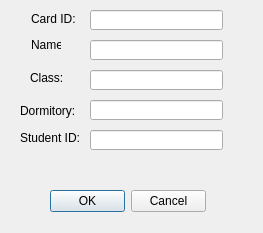
<?xml version="1.0" encoding="UTF-8"?>
<ui version="4.0">
 <class>UserEditDialog</class>
 <widget class="QDialog" name="UserEditDialog">
  <property name="geometry">
   <rect>
    <x>0</x>
    <y>0</y>
    <width>263</width>
    <height>233</height>
   </rect>
  </property>
  <property name="windowTitle">
   <string>User Edit Dialog</string>
  </property>
  <widget class="QDialogButtonBox" name="buttonBox">
   <property name="geometry">
    <rect>
     <x>50</x>
     <y>190</y>
     <width>156</width>
     <height>23</height>
    </rect>
   </property>
   <property name="orientation">
    <enum>Qt::Horizontal</enum>
   </property>
   <property name="standardButtons">
    <set>QDialogButtonBox::Cancel|QDialogButtonBox::Ok</set>
   </property>
  </widget>
  <widget class="QLineEdit" name="studentidEdit">
   <property name="geometry">
    <rect>
     <x>90</x>
     <y>130</y>
     <width>133</width>
     <height>20</height>
    </rect>
   </property>
  </widget>
  <widget class="QLineEdit" name="classesEdit">
   <property name="geometry">
    <rect>
     <x>90</x>
     <y>70</y>
     <width>133</width>
     <height>20</height>
    </rect>
   </property>
  </widget>
  <widget class="QLineEdit" name="dormitoryEdit">
   <property name="geometry">
    <rect>
     <x>90</x>
     <y>100</y>
     <width>133</width>
     <height>20</height>
    </rect>
   </property>
  </widget>
  <widget class="QLabel" name="label_3">
   <property name="geometry">
    <rect>
     <x>20</x>
     <y>130</y>
     <width>71</width>
     <height>16</height>
    </rect>
   </property>
   <property name="text">
    <string>Student ID:</string>
   </property>
  </widget>
  <widget class="QLabel" name="label_4">
   <property name="geometry">
    <rect>
     <x>30</x>
     <y>70</y>
     <width>41</width>
     <height>16</height>
    </rect>
   </property>
   <property name="text">
    <string>Class:</string>
   </property>
  </widget>
  <widget class="QLabel" name="label_5">
   <property name="geometry">
    <rect>
     <x>20</x>
     <y>100</y>
     <width>61</width>
     <height>21</height>
    </rect>
   </property>
   <property name="text">
    <string>Dormitory:</string>
   </property>
  </widget>
  <widget class="T9Widget" name="sftKeypad" native="true">
   <property name="geometry">
    <rect>
     <x>50</x>
     <y>160</y>
     <width>191</width>
     <height>21</height>
    </rect>
   </property>
  </widget>
  <widget class="QLabel" name="label_2">
   <property name="geometry">
    <rect>
     <x>31</x>
     <y>37</y>
     <width>30</width>
     <height>16</height>
    </rect>
   </property>
   <property name="text">
    <string>Name:</string>
   </property>
  </widget>
  <widget class="QLabel" name="label">
   <property name="geometry">
    <rect>
     <x>31</x>
     <y>11</y>
     <width>48</width>
     <height>16</height>
    </rect>
   </property>
   <property name="text">
    <string>Card ID:</string>
   </property>
  </widget>
  <widget class="QLineEdit" name="cardIdEdit">
   <property name="geometry">
    <rect>
     <x>90</x>
     <y>10</y>
     <width>133</width>
     <height>20</height>
    </rect>
   </property>
  </widget>
  <widget class="QLineEdit" name="nameEdit">
   <property name="geometry">
    <rect>
     <x>90</x>
     <y>40</y>
     <width>133</width>
     <height>20</height>
    </rect>
   </property>
  </widget>
 </widget>
 <customwidgets>
  <customwidget>
   <class>T9Widget</class>
   <extends>QWidget</extends>
   <header>t9keyboard/t9widget.h</header>
   <container>1</container>
  </customwidget>
 </customwidgets>
 <resources/>
 <connections>
  <connection>
   <sender>buttonBox</sender>
   <signal>accepted()</signal>
   <receiver>UserEditDialog</receiver>
   <slot>accept()</slot>
   <hints>
    <hint type="sourcelabel">
     <x>248</x>
     <y>254</y>
    </hint>
    <hint type="destinationlabel">
     <x>157</x>
     <y>274</y>
    </hint>
   </hints>
  </connection>
  <connection>
   <sender>buttonBox</sender>
   <signal>rejected()</signal>
   <receiver>UserEditDialog</receiver>
   <slot>reject()</slot>
   <hints>
    <hint type="sourcelabel">
     <x>316</x>
     <y>260</y>
    </hint>
    <hint type="destinationlabel">
     <x>286</x>
     <y>274</y>
    </hint>
   </hints>
  </connection>
 </connections>
</ui>
